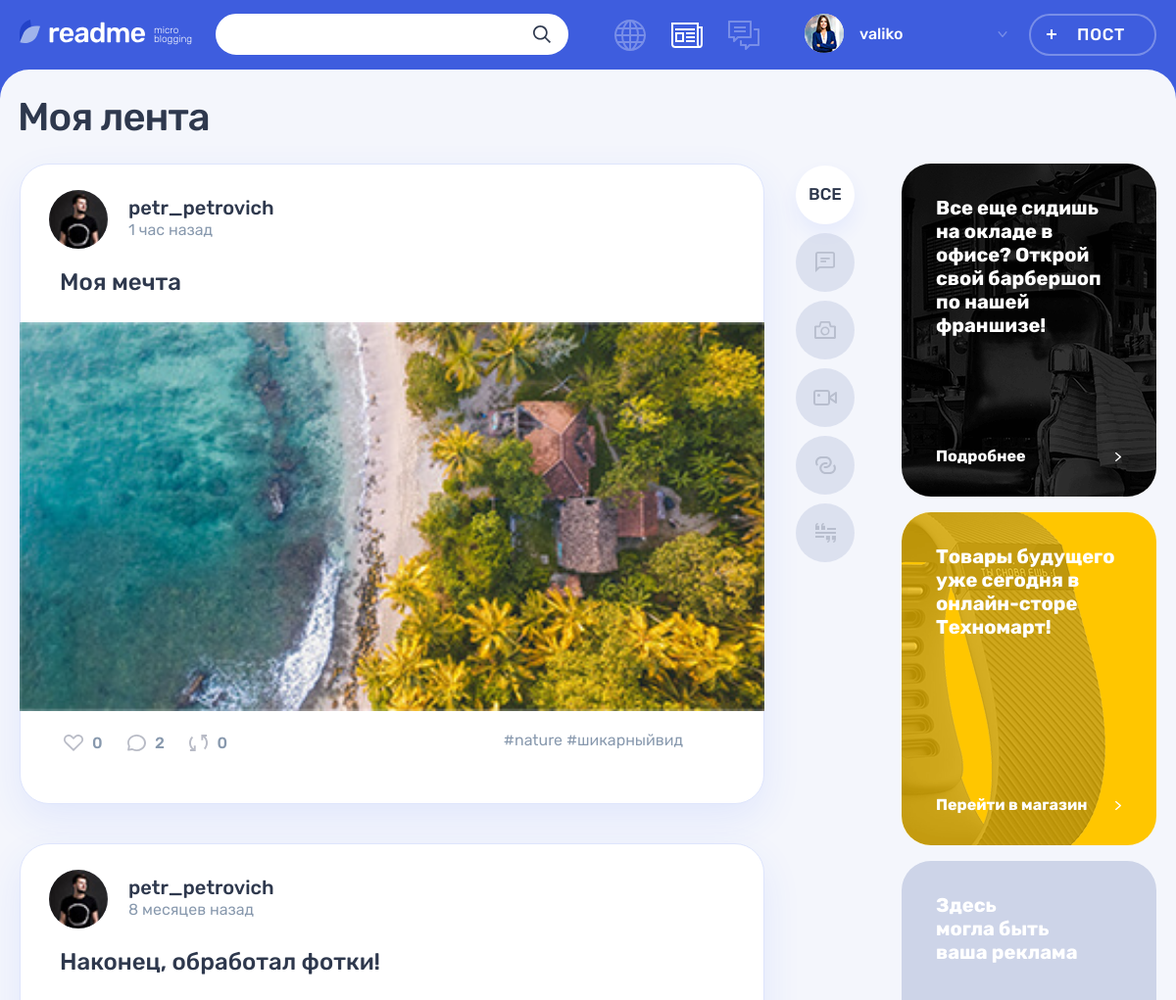
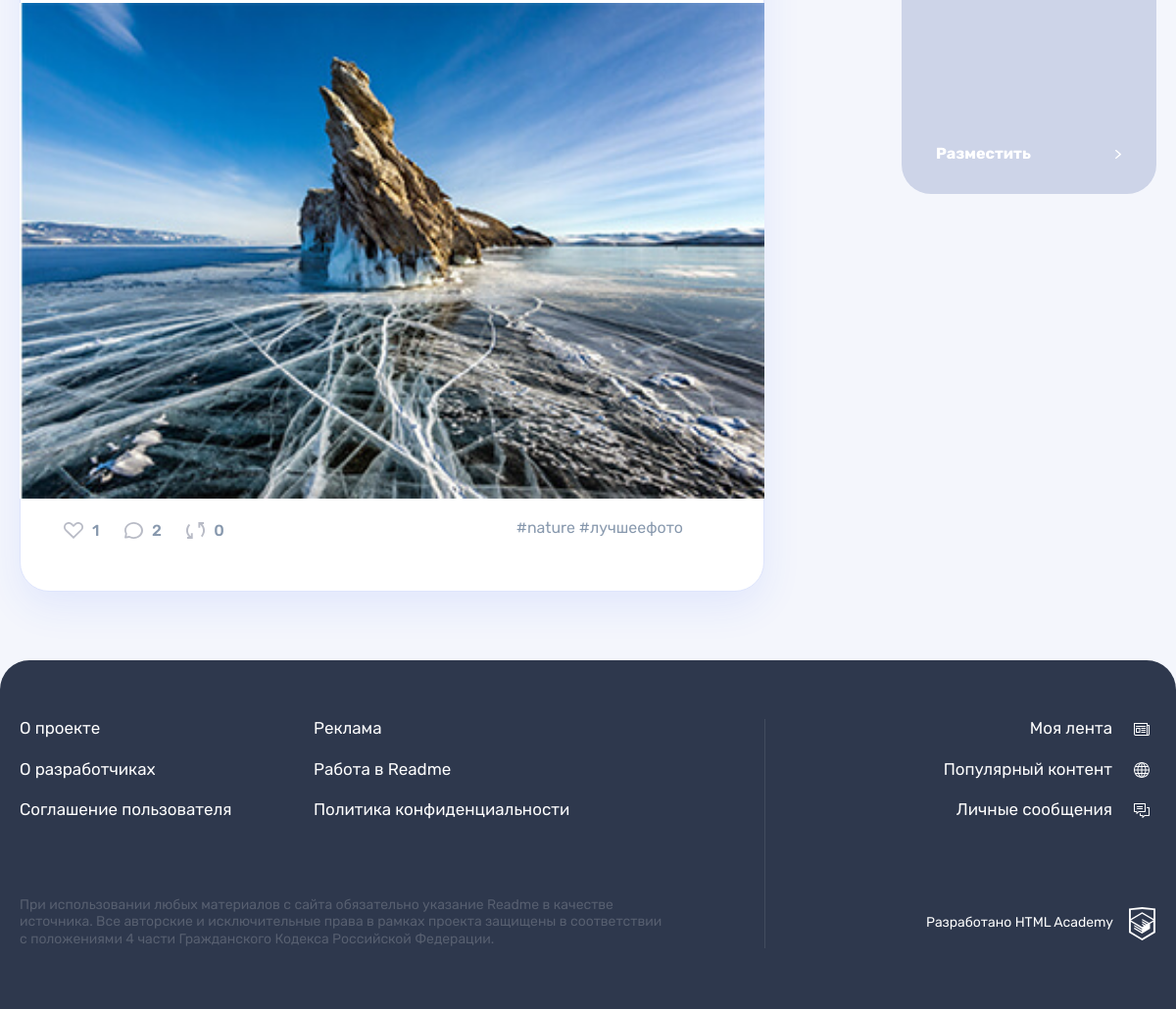
/feed.php (signed in), run on the app's committed database (2 pictures, top to bottom).
### tables this page shows
CREATE TABLE posts (
    id INT PRIMARY KEY NOT NULL AUTO_INCREMENT,
    published_at TIMESTAMP DEFAULT CURRENT_TIMESTAMP,
    title VARCHAR(45) NOT NULL,
    text_content VARCHAR(200),
    quote_author VARCHAR(45),
    picture VARCHAR(100),
    video VARCHAR(100),
    link VARCHAR(100),
    watch_count INT,
    user_id INT NOT NULL,
    INDEX user_ind (user_id),
    FOREIGN KEY (user_id)
        REFERENCES users(id)
        ON DELETE CASCADE,

    type_id INT NOT NULL,
    INDEX type_ind (type_id),
    FOREIGN KEY (type_id)
        REFERENCES content_types(id)
        ON DELETE CASCADE
);

CREATE TABLE users (
    id INT PRIMARY KEY NOT NULL AUTO_INCREMENT,
    created_at TIMESTAMP DEFAULT CURRENT_TIMESTAMP,
    email VARCHAR(45) NOT NULL,
    UNIQUE INDEX email_ind (email),
    login VARCHAR(45) NOT NULL,
    UNIQUE INDEX user_login_ind (login),
    password VARCHAR(200),
    avatar VARCHAR(100)
);

CREATE TABLE content_types (
    id INT PRIMARY KEY NOT NULL AUTO_INCREMENT,
    title VARCHAR(30) NOT NULL,
    classname VARCHAR(30) NOT NULL
);

### helpers.php (called while the page is built, shortened)
<?php
function get_noun_plural_form(int $number, string $one, string $two, string $many): string
{
    $number = (int)$number;
    $mod10 = $number % 10;
    $mod100 = $number % 100;
    switch (true) {
        case ($mod10 > 5):
            return $many;
        case ($mod10 === 1):
            return $one;
    }
}
function include_template($name, array $data = [])
{
    $name = 'templates/' . $name;
    extract($data);
    require $name;
    $result = ob_get_clean();
    return $result;
}
function get_date_interval_format($date, $word)
{
    $current_date = date_create('now');
    $date_interval = date_diff($date, $current_date);
    $week = floor($date_interval->d / 7);
    if ($date_interval->m >= 1) {
        return $date_interval->m . " " . get_noun_plural_form($date_interval->m, 'месяц', 'месяца', 'месяцев') . " " . $word;
    } elseif ($week >= 1) {
        return $week . " " . get_noun_plural_form($week, 'неделя', 'недели', 'недель') . " " . $word;
    } elseif ($date_interval->d >= 1) {
        return $date_interval->d . " " . get_noun_plural_form($date_interval->d, 'день', 'дня', 'дней') . " " . $word;
    } elseif ($date_interval->h >= 1) {
        return $date_interval->h . " " . get_noun_plural_form($date_interval->h, 'час', 'часа', 'часов') . " " . $word;
    };
    return $date_interval->i . " " . get_noun_plural_form($date_interval->i, 'минута', 'минуты', 'минут') . " " . $word;
}
function db_get_query($value, $connect, $sql)
{
    $result = mysqli_query($connect, $sql);
    if ($value == 'all') {
        return mysqli_fetch_all($result, MYSQLI_ASSOC);
    } elseif ($value == 'assoc') {
        return mysqli_fetch_assoc($result);
    } else {
        die("Уточните передаваемые данные");
    };
}

### hashtags.php (called while the page is built)
<?php
require_once('helpers.php');
$connect = db_set_connection();
$sql_hashtag_query = "SELECT hashtags.hashtag, hp.post_id
                      FROM hashtags
                            LEFT JOIN hashtags_posts hp ON hashtags.id = hp.hashtag_id
                            ORDER BY post_id";
$sql_hashtags = db_get_query('all', $connect, $sql_hashtag_query);
$hashtags = [];
foreach ($sql_hashtags as $sql_hashtag) {
    $post_id = $sql_hashtag['post_id'];
    if (empty($hashtags[$post_id])) {
        $hashtags[$post_id] = [];
    }
    array_push($hashtags[$post_id], $sql_hashtag['hashtag']);
}

### templates/feed-layout.php (the view, shortened to what this page needs)
<main class="page__main page__main--feed">
    <div class="container">
        <h1 class="page__title page__title--feed">Моя лента</h1>
    </div>
    <div class="page__main-wrapper container">
        <section class="feed">
            <div class="feed__main-wrapper">
                <div class="feed__wrapper">
                    <?php foreach ($posts as $post): ?>
                    <article class="feed__post post post-<?php echo $post['classname']; ?>">
                        <header class="post__header post__author">
                            <a class="post__author-link" href="<?php echo('/profile.php' . '?user_id=' . $post['user_id']) . '&tab=posts';?>" title="Автор">
                                <div class="post__avatar-wrapper">
                                    <?php if (!empty($post['avatar'])): ?>
                                    <img class="post__author-avatar" src="../uploads/avatars/<?php echo $post['avatar']; ?>" alt="Аватар пользователя" width="60" height="60">
                                    <?php endif; ?>
                                </div>
                                <div class="post__info">
                                    <b class="post__author-name"><?=$post['login']; ?></b>
                                    <span class="post__time"><?=get_date_interval_format(date_create($post['published_at']), 'назад');?></span>
                                </div>
                            </a>
                        </header>
                        <div class="post__main">
                        <?php if ($post['classname'] === 'photo'): ?>
                            <h2><a href="#"><?=$post['title'];?></a></h2>
                            <div class="post-photo__image-wrapper">
                                <img src="uploads/<?php echo $post['picture'];?>" alt="Фото от пользователя" width="760" height="396">
                            </div>
                        <?php elseif ($post['classname'] === 'text'): ?>
                            <h2><a href="#"><?=$post['title'];?></a></h2>
                            <p><?=get_cut_text($post['text_content']);?></p>
                        <?php endif; ?>
                        </div>
                        <footer class="post__footer post__indicators">
                            <div class="post__buttons">
                                <a class="post__indicator post__indicator--likes button" href="<?php echo('/likes.php' . '?post_id=' . $post['id'])?>" title="Лайк">
                                    <svg class="post__indicator-icon" width="20" height="17">
                                        <use xlink:href="#icon-heart"></use>
                                    </svg>
                                    <span><?=$post['total_likes'];?></span>
                                </a>
                                <a class="post__indicator post__indicator--comments button" href="#" title="Комментарии">
                                    <svg class="post__indicator-icon" width="19" height="17">
                                        <use xlink:href="#icon-comment"></use>
                                    </svg>
                                    <span><?=$post['total_comm'];?></span>
                                </a>
                                <a class="post__indicator post__indicator--repost button" href="<?php echo('/repost.php' . '?post_id=' . $post['id']);?>" title="Репост">
                                    <svg class="post__indicator-icon" width="19" height="17">
                                        <use xlink:href="#icon-repost"></use>
                                    </svg>
                                    <span><?=$post['repost_count'];?></span>
                                </a>
                            </div>
                            <ul class="post__tags">
                                <?php if (key_exists($post['id'], $hashtags)):?><?php foreach ($hashtags[$post['id']] as $hashtag): ?>
                                    <li><a href="<?php echo('search.php' . '?q=%23' . $hashtag);?>">#<?=$hashtag;?>
                                    <?php endforeach;?></a></li>
                                <?php endif;?>
                            </ul>
                        </footer>
                    </article>
                    <?php endforeach; ?>
                </div>
            </div>
            <ul class="feed__filters filters">
                <li class="feed__filters-item filters__item">
                    <a class="filters__button <?php if ($type_classname == ''): echo('filters__button--active');?>
                        <?php endif; ?>" href="<?php echo $url; ?>">
                        <span>Все</span>
                    </a>
                </li>
                <?php foreach ($types as $type):?>
                <li class="feed__filters-item filters__item">
                    <a class="filters__button filters__button--<?php echo $type['classname']; ?> button <?php if ($type['classname'] === $type_classname):?><?php echo('filters__button--active');?><?php endif;?>" href="<?php echo($url . '?type=' . $type['classname']);?>">
                        <svg class="filters__icon"
                        <?php if ($type['classname'] === 'photo'): ?>
                            <?php echo 'width="22" height="18"'; ?>
                        <?php elseif ($type['classname'] === 'video'): ?>
                            <?php echo 'width="24" height="16"'; ?>
                        <?php elseif ($type['classname'] === 'text'): ?>
                            <?php echo 'width="20" height="21"'; ?>
                        <?php elseif ($type['classname'] === 'quote'): ?>
                            <?php echo 'width="21" height="20"'; ?>
                        <?php elseif ($type['classname'] === 'link'): ?>
                            <?php echo 'width="21" height="18"'; ?>
                        <?php endif; ?>>
                            <use xlink:href="#icon-filter-<?php echo $type['classname']; ?>"></use>
                        </svg>
                    </a>
                </li>
                <?php endforeach; ?>
            </ul>
        </section>
        <aside class="promo">
            <article class="promo__block promo__block--barbershop">
                <p class="promo__text">
                    Все еще сидишь на окладе в офисе? Открой свой барбершоп по нашей франшизе!
                </p>
                <a class="promo__link" href="#">
                    Подробнее
                </a>
            </article>
            <article class="promo__block promo__block--technomart">
                <p class="promo__text">
                    Товары будущего уже сегодня в онлайн-сторе Техномарт!
                </p>
                <a class="promo__link" href="#">
                    Перейти в магазин
                </a>
            </article>
            <article class="promo__block">
                <p class="promo__text">
                    Здесь<br> могла быть<br> ваша реклама
                </p>
                <a class="promo__link" href="#">
                    Разместить
                </a>
            </article>
        </aside>
    </div>
</main>

### data on the page
posts: user.avatar (picture), user.login "petr_petrovich", published_at "1 час назад", title "Моя мечта", picture (picture), total_likes "0", total_comm "2", repost_count "0", id "nature", id "шикарныйвид"
posts: user.avatar (picture), user.login "petr_petrovich", published_at "8 месяцев назад", title "Наконец, обработал фотки!", picture (picture), total_likes "1", total_comm "2", repost_count "0", id "nature", id "лучшеефото"

### other printed values
$user_name "valiko"
